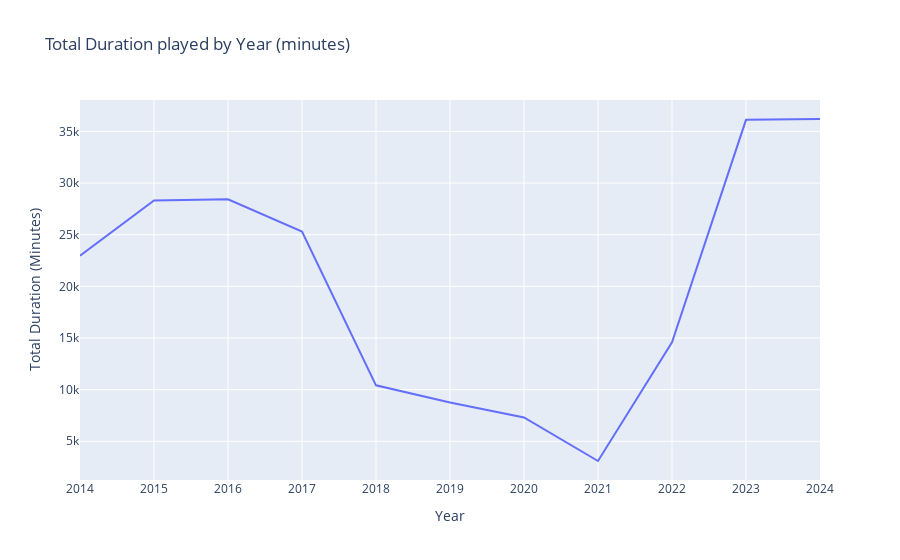

Notebook code for this chart:
### Code cell
# total duration per year
fig = px.line(
    yearly_summary,
    x='year', 
    y='total_minutes',
    title='Total Duration played by Year (minutes)',
    labels={'total_minutes': 'Total Duration (minutes)'}
)

fig.update_layout(
    xaxis_title='Year', yaxis_title='Total Duration (Minutes)',
    xaxis=dict(
        tickmode='linear', 
        tick0=2014,
        dtick=1,
        range=[2014, 2024]
))

fig.show()

### Figure 1 — Plotly figure (JSON) as saved in the notebook; plotly's stock layout.template omitted (floating-point values rounded to 4 significant figures)
{"data": [{"hovertemplate": "year=%{x}<br>Total Duration (minutes)=%{y}<extra></extra>", "legendgroup": "", "line": {"color": "#636efa", "dash": "solid"}, "marker": {"symbol": "circle"}, "mode": "lines", "name": "", "orientation": "v", "showlegend": false, "type": "scatter", "x": [2014, 2015, 2016, 2017, 2018, 2019, 2020, 2021, 2022, 2023, 2024], "xaxis": "x", "y": [22970.0, 28320.0, 28430.0, 25310.0, 10420.0, 8758.0, 7306.0, 3092.0, 14590.0, 36120.0, 36200.0], "yaxis": "y"}], "layout": {"legend": {"tracegroupgap": 0}, "title": {"text": "Total Duration played by Year (minutes)"}, "xaxis": {"anchor": "y", "domain": [0, 1], "dtick": 1, "range": [2014, 2024], "tick0": 2014, "tickmode": "linear", "title": {"text": "Year"}}, "yaxis": {"anchor": "x", "domain": [0, 1], "title": {"text": "Total Duration (Minutes)"}}}}
